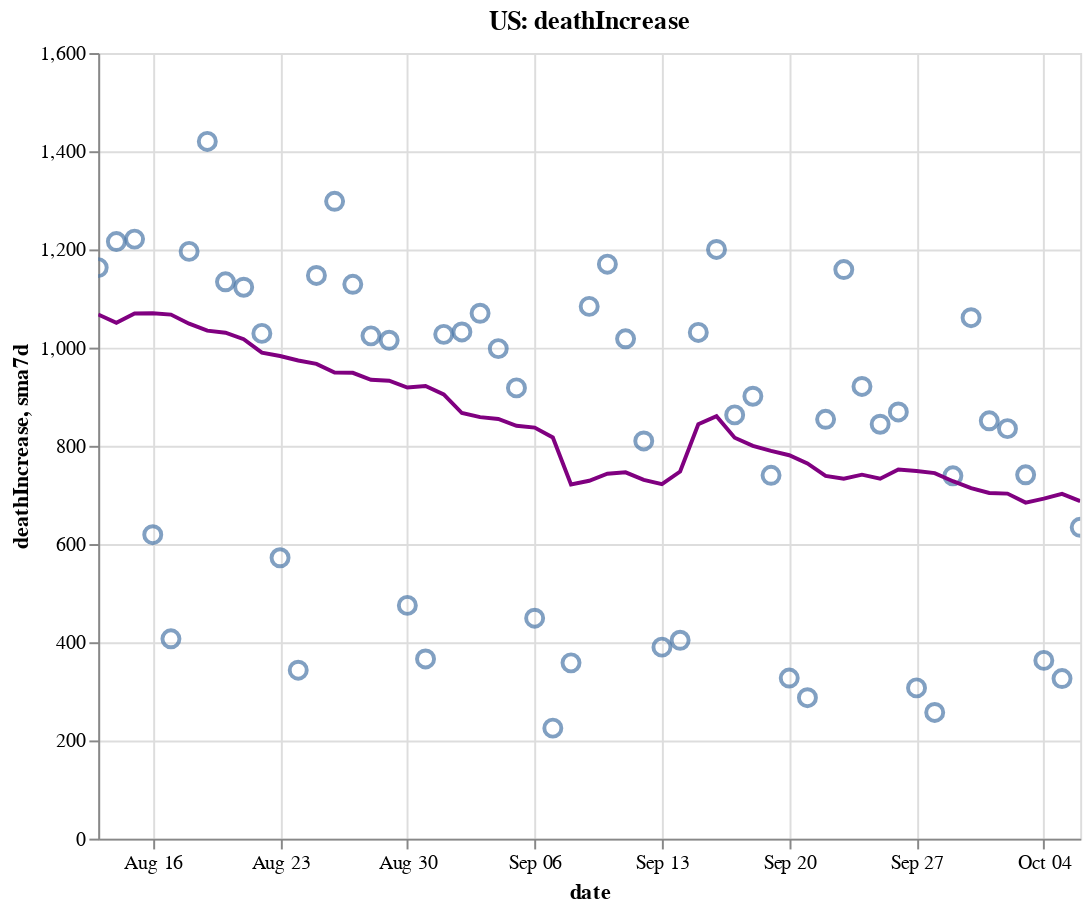

Notebook code cell kept with this figure:
### Code cell
create_plot(us, 'deathIncrease')

### Figure 1 — Vega-Lite specification as saved in the notebook (floating-point values rounded to 4 significant figures)
{"config": {"view": {"continuousWidth": 400, "continuousHeight": 300}}, "layer": [{"layer": [{"mark": {"type": "point", "size": 75}, "encoding": {"tooltip": [{"type": "temporal", "field": "date"}, {"type": "quantitative", "field": "deathIncrease"}, {"type": "quantitative", "field": "sma7d"}], "x": {"type": "temporal", "field": "date"}, "y": {"type": "quantitative", "field": "deathIncrease"}}, "selection": {"selector006": {"type": "interval", "bind": "scales", "encodings": ["x", "y"]}}}, {"mark": {"type": "line", "color": "purple"}, "encoding": {"x": {"type": "temporal", "field": "date"}, "y": {"type": "quantitative", "field": "sma7d"}}}]}, {"mark": {"type": "rule", "color": "#aaa"}, "encoding": {"x": {"type": "temporal", "field": "date"}}, "transform": [{"filter": {"selection": "selector005"}}]}, {"mark": "circle", "encoding": {"opacity": {"condition": {"value": 1, "selection": "selector005"}, "value": 0}, "tooltip": [{"type": "temporal", "field": "date"}, {"type": "quantitative", "field": "deathIncrease"}, {"type": "quantitative", "field": "sma7d"}], "x": {"type": "temporal", "field": "date"}, "y": {"type": "quantitative", "field": "deathIncrease"}}, "selection": {"selector005": {"type": "single", "encodings": ["x"], "on": "mouseover", "nearest": true, "empty": "none"}}}, {"mark": {"type": "text", "align": "left", "dx": 5, "dy": -5, "stroke": "white", "strokeWidth": 2}, "encoding": {"text": {"type": "quantitative", "field": "deathIncrease"}, "tooltip": [{"type": "temporal", "field": "date"}, {"type": "quantitative", "field": "deathIncrease"}, {"type": "quantitative", "field": "sma7d"}], "x": {"type": "temporal", "field": "date"}, "y": {"type": "quantitative", "field": "deathIncrease"}}, "transform": [{"filter": {"selection": "selector005"}}]}, {"mark": {"type": "text", "align": "left", "dx": 5, "dy": -5}, "encoding": {"text": {"type": "quantitative", "field": "deathIncrease"}, "tooltip": [{"type": "temporal", "field": "date"}, {"type": "quantitative", "field": "deathIncrease"}, {"type": "quantitative", "field": "sma7d"}], "x": {"type": "temporal", "field": "date"}, "y": {"type": "quantitative", "field": "deathIncrease"}}, "transform": [{"filter": {"selection": "selector005"}}]}], "data": {"name": "data-862628ec43cb7e9761bc7efe4830b385"}, "height": 400, "title": "US: deathIncrease", "width": 500, "$schema": "https://vega.github.io/schema/vega-lite/v4.8.1.json", "datasets": {"data-862628ec43cb7e9761bc7efe4830b385": [{"date": "2020-08-13T00:00:00", "totalTestResultsIncrease": 929200.0, "positiveIncrease": 51760.0, "death": 158900.0, "deathIncrease": 1163.0, "positiveRate": 0.056, "state": "US", "sma7d": 1067.0}, {"date": "2020-08-14T00:00:00", "totalTestResultsIncrease": 891500.0, "positiveIncrease": 55640.0, "death": 160100.0, "deathIncrease": 1216.0, "positiveRate": 0.062, "state": "US", "sma7d": 1051.0}, {"date": "2020-08-15T00:00:00", "totalTestResultsIncrease": 781700.0, "positiveIncrease": 56150.0, "death": 161300.0, "deathIncrease": 1221.0, "positiveRate": 0.072, "state": "US", "sma7d": 1070.0}, {"date": "2020-08-16T00:00:00", "totalTestResultsIncrease": 810400.0, "positiveIncrease": 42490.0, "death": 161900.0, "deathIncrease": 619.0, "positiveRate": 0.052, "state": "US", "sma7d": 1070.0}, {"date": "2020-08-17T00:00:00", "totalTestResultsIncrease": 692600.0, "positiveIncrease": 37880.0, "death": 162300.0, "deathIncrease": 407.0, "positiveRate": 0.055, "state": "US", "sma7d": 1067.0}, {"date": "2020-08-18T00:00:00", "totalTestResultsIncrease": 676600.0, "positiveIncrease": 40800.0, "death": 163500.0, "deathIncrease": 1196.0, "positiveRate": 0.06, "state": "US", "sma7d": 1049.0}, {"date": "2020-08-19T00:00:00", "totalTestResultsIncrease": 704400.0, "positiveIncrease": 44960.0, "death": 165000.0, "deathIncrease": 1420.0, "positiveRate": 0.064, "state": "US", "sma7d": 1035.0}, {"date": "2020-08-20T00:00:00", "totalTestResultsIncrease": 729400.0, "positiveIncrease": 43760.0, "death": 166100.0, "deathIncrease": 1134.0, "positiveRate": 0.06, "state": "US", "sma7d": 1030.0}, {"date": "2020-08-21T00:00:00", "totalTestResultsIncrease": 787700.0, "positiveIncrease": 46560.0, "death": 167200.0, "deathIncrease": 1123.0, "positiveRate": 0.059, "state": "US", "sma7d": 1017.0}, {"date": "2020-08-22T00:00:00", "totalTestResultsIncrease": 796700.0, "positiveIncrease": 46240.0, "death": 168200.0, "deathIncrease": 1029.0, "positiveRate": 0.058, "state": "US", "sma7d": 989.7}, {"date": "2020-08-23T00:00:00", "totalTestResultsIncrease": 656700.0, "positiveIncrease": 37570.0, "death": 168800.0, "deathIncrease": 572.0, "positiveRate": 0.057, "state": "US", "sma7d": 983.0}, {"date": "2020-08-24T00:00:00", "totalTestResultsIncrease": 705000.0, "positiveIncrease": 34640.0, "death": 169200.0, "deathIncrease": 343.0, "positiveRate": 0.049, "state": "US", "sma7d": 973.9}, {"date": "2020-08-25T00:00:00", "totalTestResultsIncrease": 668700.0, "positiveIncrease": 36380.0, "death": 170300.0, "deathIncrease": 1147.0, "positiveRate": 0.054, "state": "US", "sma7d": 966.9}, {"date": "2020-08-26T00:00:00", "totalTestResultsIncrease": 679100.0, "positiveIncrease": 44050.0, "death": 171600.0, "deathIncrease": 1298.0, "positiveRate": 0.065, "state": "US", "sma7d": 949.4}, {"date": "2020-08-27T00:00:00", "totalTestResultsIncrease": 793700.0, "positiveIncrease": 43980.0, "death": 172700.0, "deathIncrease": 1129.0, "positiveRate": 0.055, "state": "US", "sma7d": 948.7}, {"date": "2020-08-28T00:00:00", "totalTestResultsIncrease": 822600.0, "positiveIncrease": 46550.0, "death": 173800.0, "deathIncrease": 1024.0, "positiveRate": 0.057, "state": "US", "sma7d": 934.6}, {"date": "2020-08-29T00:00:00", "totalTestResultsIncrease": 818000.0, "positiveIncrease": 44500.0, "death": 174800.0, "deathIncrease": 1015.0, "positiveRate": 0.054, "state": "US", "sma7d": 932.6}, {"date": "2020-08-30T00:00:00", "totalTestResultsIncrease": 776600.0, "positiveIncrease": 39500.0, "death": 175200.0, "deathIncrease": 475.0, "positiveRate": 0.051, "state": "US", "sma7d": 918.7}, {"date": "2020-08-31T00:00:00", "totalTestResultsIncrease": 707500.0, "positiveIncrease": 31410.0, "death": 175600.0, "deathIncrease": 366.0, "positiveRate": 0.044, "state": "US", "sma7d": 922.0}, {"date": "2020-09-01T00:00:00", "totalTestResultsIncrease": 735000.0, "positiveIncrease": 42430.0, "death": 176600.0, "deathIncrease": 1027.0, "positiveRate": 0.058, "state": "US", "sma7d": 904.9}, {"date": "2020-09-02T00:00:00", "totalTestResultsIncrease": 683000.0, "positiveIncrease": 30600.0, "death": 177700.0, "deathIncrease": 1032.0, "positiveRate": 0.045, "state": "US", "sma7d": 866.9}, {"date": "2020-09-03T00:00:00", "totalTestResultsIncrease": 800400.0, "positiveIncrease": 44710.0, "death": 178700.0, "deathIncrease": 1070.0, "positiveRate": 0.056, "state": "US", "sma7d": 858.4}, {"date": "2020-09-04T00:00:00", "totalTestResultsIncrease": 952500.0, "positiveIncrease": 51590.0, "death": 179700.0, "deathIncrease": 998.0, "positiveRate": 0.054, "state": "US", "sma7d": 854.7}, {"date": "2020-09-05T00:00:00", "totalTestResultsIncrease": 880800.0, "positiveIncrease": 44900.0, "death": 180700.0, "deathIncrease": 918.0, "positiveRate": 0.051, "state": "US", "sma7d": 840.9}, {"date": "2020-09-06T00:00:00", "totalTestResultsIncrease": 782900.0, "positiveIncrease": 33120.0, "death": 181100.0, "deathIncrease": 449.0, "positiveRate": 0.042, "state": "US", "sma7d": 837.1}, {"date": "2020-09-07T00:00:00", "totalTestResultsIncrease": 616800.0, "positiveIncrease": 28680.0, "death": 181300.0, "deathIncrease": 225.0, "positiveRate": 0.047, "state": "US", "sma7d": 817.0}, {"date": "2020-09-08T00:00:00", "totalTestResultsIncrease": 541800.0, "positiveIncrease": 22220.0, "death": 181700.0, "deathIncrease": 358.0, "positiveRate": 0.041, "state": "US", "sma7d": 721.4}, {"date": "2020-09-09T00:00:00", "totalTestResultsIncrease": 629300.0, "positiveIncrease": 31110.0, "death": 182800.0, "deathIncrease": 1084.0, "positiveRate": 0.049, "state": "US", "sma7d": 728.9}, {"date": "2020-09-10T00:00:00", "totalTestResultsIncrease": 696800.0, "positiveIncrease": 37580.0, "death": 183900.0, "deathIncrease": 1170.0, "positiveRate": 0.054, "state": "US", "sma7d": 743.1}, {"date": "2020-09-11T00:00:00", "totalTestResultsIncrease": 832000.0, "positiveIncrease": 44930.0, "death": 185000.0, "deathIncrease": 1018.0, "positiveRate": 0.054, "state": "US", "sma7d": 746.0}, {"date": "2020-09-12T00:00:00", "totalTestResultsIncrease": 905700.0, "positiveIncrease": 42090.0, "death": 185800.0, "deathIncrease": 810.0, "positiveRate": 0.046, "state": "US", "sma7d": 730.6}, {"date": "2020-09-13T00:00:00", "totalTestResultsIncrease": 731600.0, "positiveIncrease": 34450.0, "death": 186200.0, "deathIncrease": 390.0, "positiveRate": 0.047, "state": "US", "sma7d": 722.1}, {"date": "2020-09-14T00:00:00", "totalTestResultsIncrease": 449100.0, "positiveIncrease": 33860.0, "death": 186600.0, "deathIncrease": 404.0, "positiveRate": 0.075, "state": "US", "sma7d": 747.7}, {"date": "2020-09-15T00:00:00", "totalTestResultsIncrease": 729200.0, "positiveIncrease": 35440.0, "death": 187600.0, "deathIncrease": 1031.0, "positiveRate": 0.049, "state": "US", "sma7d": 843.9}, {"date": "2020-09-16T00:00:00", "totalTestResultsIncrease": 730100.0, "positiveIncrease": 40020.0, "death": 188800.0, "deathIncrease": 1200.0, "positiveRate": 0.055, "state": "US", "sma7d": 860.4}, {"date": "2020-09-17T00:00:00", "totalTestResultsIncrease": 846500.0, "positiveIncrease": 43560.0, "death": 189700.0, "deathIncrease": 863.0, "positiveRate": 0.051, "state": "US", "sma7d": 816.6}, {"date": "2020-09-18T00:00:00", "totalTestResultsIncrease": 989600.0, "positiveIncrease": 47490.0, "death": 190600.0, "deathIncrease": 901.0, "positiveRate": 0.048, "state": "US", "sma7d": 799.9}, {"date": "2020-09-19T00:00:00", "totalTestResultsIncrease": 1070000.0, "positiveIncrease": 45560.0, "death": 191300.0, "deathIncrease": 740.0, "positiveRate": 0.043, "state": "US", "sma7d": 789.9}, {"date": "2020-09-20T00:00:00", "totalTestResultsIncrease": 908400.0, "positiveIncrease": 36300.0, "death": 191600.0, "deathIncrease": 327.0, "positiveRate": 0.04, "state": "US", "sma7d": 780.9}, {"date": "2020-09-21T00:00:00", "totalTestResultsIncrease": 727300.0, "positiveIncrease": 39470.0, "death": 191900.0, "deathIncrease": 287.0, "positiveRate": 0.054, "state": "US", "sma7d": 764.1}, {"date": "2020-09-22T00:00:00", "totalTestResultsIncrease": 783100.0, "positiveIncrease": 49440.0, "death": 192800.0, "deathIncrease": 854.0, "positiveRate": 0.063, "state": "US", "sma7d": 738.9}, {"date": "2020-09-23T00:00:00", "totalTestResultsIncrease": 926400.0, "positiveIncrease": 38570.0, "death": 193900.0, "deathIncrease": 1159.0, "positiveRate": 0.042, "state": "US", "sma7d": 733.0}, {"date": "2020-09-24T00:00:00", "totalTestResultsIncrease": 940900.0, "positiveIncrease": 43770.0, "death": 194800.0, "deathIncrease": 921.0, "positiveRate": 0.047, "state": "US", "sma7d": 741.3}, {"date": "2020-09-25T00:00:00", "totalTestResultsIncrease": 1016000.0, "positiveIncrease": 55530.0, "death": 195700.0, "deathIncrease": 844.0, "positiveRate": 0.055, "state": "US", "sma7d": 733.1}, {"date": "2020-09-26T00:00:00", "totalTestResultsIncrease": 1023000.0, "positiveIncrease": 47860.0, "death": 196600.0, "deathIncrease": 869.0, "positiveRate": 0.047, "state": "US", "sma7d": 751.6}, {"date": "2020-09-27T00:00:00", "totalTestResultsIncrease": 828100.0, "positiveIncrease": 35450.0, "death": 196900.0, "deathIncrease": 307.0, "positiveRate": 0.043, "state": "US", "sma7d": 748.7}, {"date": "2020-09-28T00:00:00", "totalTestResultsIncrease": 1119000.0, "positiveIncrease": 36520.0, "death": 197100.0, "deathIncrease": 257.0, "positiveRate": 0.033, "state": "US", "sma7d": 744.4}, {"date": "2020-09-29T00:00:00", "totalTestResultsIncrease": 825800.0, "positiveIncrease": 36950.0, "death": 197900.0, "deathIncrease": 739.0, "positiveRate": 0.045, "state": "US", "sma7d": 728.0}, {"date": "2020-09-30T00:00:00", "totalTestResultsIncrease": 810800.0, "positiveIncrease": 44420.0, "death": 198900.0, "deathIncrease": 1061.0, "positiveRate": 0.055, "state": "US", "sma7d": 714.0}, {"date": "2020-10-01T00:00:00", "totalTestResultsIncrease": 897000.0, "positiveIncrease": 45690.0, "death": 199800.0, "deathIncrease": 851.0, "positiveRate": 0.051, "state": "US", "sma7d": 704.0}, {"date": "2020-10-02T00:00:00", "totalTestResultsIncrease": 1127000.0, "positiveIncrease": 49530.0, "death": 200600.0, "deathIncrease": 835.0, "positiveRate": 0.044, "state": "US", "sma7d": 702.7}, {"date": "2020-10-03T00:00:00", "totalTestResultsIncrease": 998000.0, "positiveIncrease": 51370.0, "death": 201400.0, "deathIncrease": 741.0, "positiveRate": 0.051, "state": "US", "sma7d": 684.4}, {"date": "2020-10-04T00:00:00", "totalTestResultsIncrease": 955700.0, "positiveIncrease": 38440.0, "death": 201700.0, "deathIncrease": 363.0, "positiveRate": 0.04, "state": "US", "sma7d": 692.4}, {"date": "2020-10-05T00:00:00", "totalTestResultsIncrease": 935500.0, "positiveIncrease": 38130.0, "death": 202000.0, "deathIncrease": 326.0, "positiveRate": 0.041, "state": "US", "sma7d": 702.3}, {"date": "2020-10-06T00:00:00", "totalTestResultsIncrease": 823400.0, "positiveIncrease": 38660.0, "death": 202600.0, "deathIncrease": 634.0, "positiveRate": 0.047, "state": "US", "sma7d": 687.3}]}}
